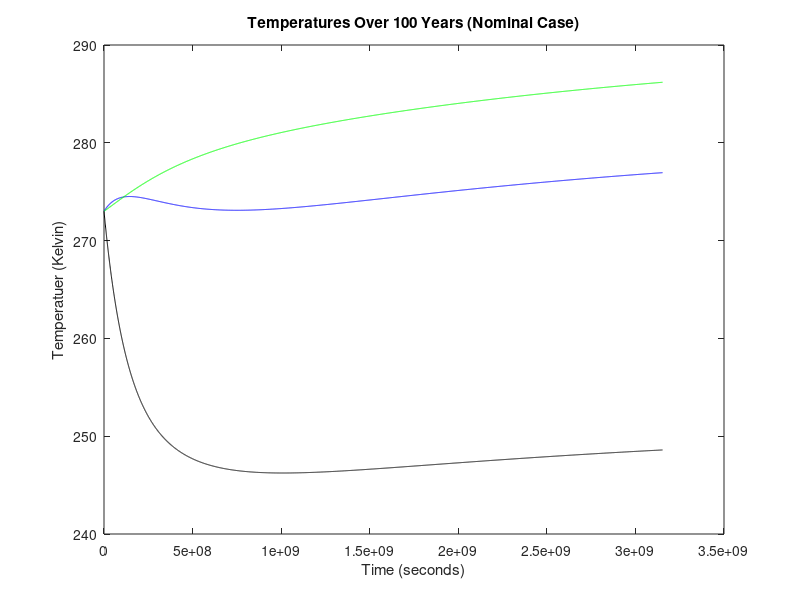

MATLAB code to generate this figure:
%Julie Harrow
%1.020 Problem Set 7
%Problem 3 Nominal Case

clear all

%% Constants

sigma = 5.67*10^(-8);   % J/m^2/sec/K^4         Stefan-Boltzman
rho = 1000;             % kg/m^3                density of water
epsilon = 0.92;                               
Sinc = 240;             %watts/m^2              Incident solar SW

alpha_U = 0.219;        %                       SW absorptivities
alpha_L = 0.094;        %                       SW absorptivities


C_S = 4200*10^6;        % J/m^2/K
C_U = 1040*10^6;        % J/m^2/K
C_L = 2340*10^6;        % J/m^2/K

Qs_lat = 80;            %W/m^2
Qs_sen = 10;            %W/m^2  

%% Equations of Temperature

dt = 0.02 * 365 * 24 * 60 * 60;                 %seconds
totalTime = 1:dt:(100 * 365 * 24 * 60 * 60);    %seconds

T_U(1) = 273;
T_L(1) = 273;
T_S(1) = 273;

for i = 1:length(totalTime)-1
    
    
    T_U(i+1) = T_U(i) + (dt *...
        (((epsilon * sigma * T_L(i)^4)...
        - (2 * epsilon * sigma * T_U(i)^4)...
        + (alpha_U * Sinc)...
        + (0.5 * Qs_lat)) / C_U));
    
    T_L(i+1) = T_L(i) + (dt *...
        (((epsilon * sigma * T_U(i)^4)...
        - (2 * epsilon * sigma * T_L(i)^4)...
        + (epsilon * sigma * T_S(i)^4)...
        + (alpha_L * (1-alpha_U) * Sinc)...
        + (0.5 * Qs_lat)...
        + (Qs_sen)) / C_L));
    
    T_S(i+1) = T_S(i) + (dt *...
        (((epsilon * sigma * T_L(i)^4)...
        - (sigma * T_S(i)^4)...
        + ((1-alpha_U-alpha_L+(alpha_U*alpha_L)) * Sinc)...
        - (Qs_lat)...
        - (Qs_sen)) / C_S));
    
end

plot(totalTime,T_U, 'k')
hold on
plot(totalTime,T_L, 'b')
hold on
plot(totalTime,T_S, 'g')
title('Temperatures Over 100 Years (Nominal Case)')
xlabel('Time (seconds)')
ylabel('Temperatuer (Kelvin)')

